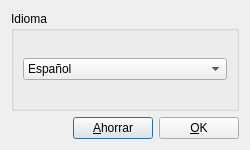
<?xml version="1.0" encoding="UTF-8"?>
<ui version="4.0">
 <class>Preferences</class>
 <widget class="QDialog" name="Preferences">
  <property name="geometry">
   <rect>
    <x>0</x>
    <y>0</y>
    <width>250</width>
    <height>150</height>
   </rect>
  </property>
  <property name="windowTitle">
   <string>Dialog</string>
  </property>
  <layout class="QVBoxLayout" name="verticalLayout">
   <item>
    <widget class="QGroupBox" name="idiomaBox">
     <property name="title">
      <string>Idioma</string>
     </property>
     <layout class="QHBoxLayout" name="horizontalLayout">
      <item>
       <widget class="QComboBox" name="comboBox">
        <item>
         <property name="text">
          <string>Español</string>
         </property>
        </item>
        <item>
         <property name="text">
          <string>Portugués</string>
         </property>
        </item>
        <item>
         <property name="text">
          <string>Inglés</string>
         </property>
        </item>
       </widget>
      </item>
     </layout>
    </widget>
   </item>
   <item>
    <layout class="QHBoxLayout" name="horizontalLayout_2">
     <item>
      <spacer name="horizontalSpacer">
       <property name="orientation">
        <enum>Qt::Horizontal</enum>
       </property>
       <property name="sizeHint" stdset="0">
        <size>
         <width>40</width>
         <height>20</height>
        </size>
       </property>
      </spacer>
     </item>
     <item>
      <widget class="QPushButton" name="ahorrarButton">
       <property name="text">
        <string>&amp;Ahorrar</string>
       </property>
      </widget>
     </item>
     <item>
      <widget class="QPushButton" name="okButton">
       <property name="text">
        <string>&amp;OK</string>
       </property>
      </widget>
     </item>
    </layout>
   </item>
  </layout>
 </widget>
 <resources/>
 <connections/>
</ui>
